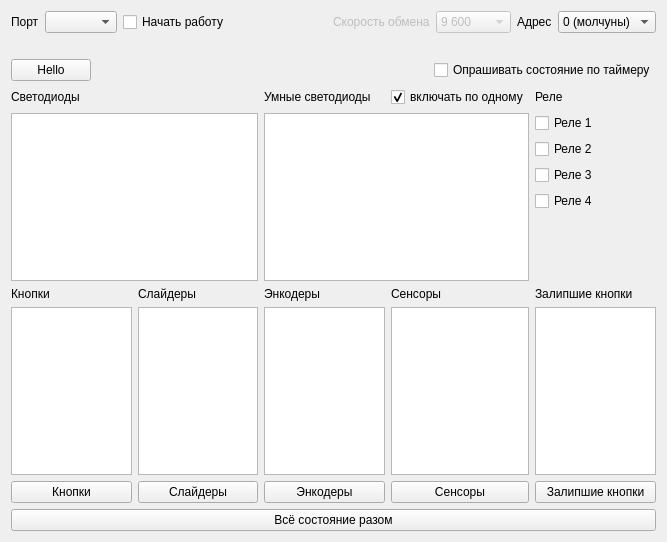
<?xml version="1.0" encoding="UTF-8"?>
<ui version="4.0">
 <class>MainWindow</class>
 <widget class="QMainWindow" name="MainWindow">
  <property name="geometry">
   <rect>
    <x>0</x>
    <y>0</y>
    <width>667</width>
    <height>542</height>
   </rect>
  </property>
  <property name="windowTitle">
   <string>Quest Room Control</string>
  </property>
  <widget class="QWidget" name="centralWidget">
   <layout class="QVBoxLayout" name="verticalLayout">
    <item>
     <layout class="QHBoxLayout" name="horizontalLayout_1">
      <item>
       <widget class="QLabel" name="labelPort">
        <property name="text">
         <string>Порт</string>
        </property>
       </widget>
      </item>
      <item>
       <widget class="QComboBox" name="comboBoxPort"/>
      </item>
      <item>
       <widget class="QCheckBox" name="checkBoxPortStart">
        <property name="text">
         <string>Начать работу</string>
        </property>
       </widget>
      </item>
      <item>
       <spacer name="horizontalSpacer_1">
        <property name="orientation">
         <enum>Qt::Horizontal</enum>
        </property>
        <property name="sizeHint" stdset="0">
         <size>
          <width>40</width>
          <height>20</height>
         </size>
        </property>
       </spacer>
      </item>
      <item>
       <widget class="QLabel" name="labelBaudRate">
        <property name="enabled">
         <bool>false</bool>
        </property>
        <property name="text">
         <string>Скорость обмена</string>
        </property>
       </widget>
      </item>
      <item>
       <widget class="QComboBox" name="comboBoxBaudRate">
        <property name="enabled">
         <bool>false</bool>
        </property>
        <item>
         <property name="text">
          <string>9 600</string>
         </property>
        </item>
        <item>
         <property name="text">
          <string>14 400</string>
         </property>
        </item>
        <item>
         <property name="text">
          <string>19 200</string>
         </property>
        </item>
        <item>
         <property name="text">
          <string>28 800</string>
         </property>
        </item>
        <item>
         <property name="text">
          <string>38 400</string>
         </property>
        </item>
        <item>
         <property name="text">
          <string>57 600</string>
         </property>
        </item>
        <item>
         <property name="text">
          <string>76 800</string>
         </property>
        </item>
        <item>
         <property name="text">
          <string>115 200</string>
         </property>
        </item>
       </widget>
      </item>
      <item>
       <widget class="QLabel" name="labelAddress">
        <property name="text">
         <string>Адрес</string>
        </property>
       </widget>
      </item>
      <item>
       <widget class="QComboBox" name="comboBoxAddress">
        <item>
         <property name="text">
          <string>0 (молчуны)</string>
         </property>
        </item>
        <item>
         <property name="text">
          <string>1</string>
         </property>
        </item>
        <item>
         <property name="text">
          <string>2</string>
         </property>
        </item>
        <item>
         <property name="text">
          <string>3</string>
         </property>
        </item>
        <item>
         <property name="text">
          <string>4</string>
         </property>
        </item>
        <item>
         <property name="text">
          <string>5</string>
         </property>
        </item>
        <item>
         <property name="text">
          <string>6</string>
         </property>
        </item>
        <item>
         <property name="text">
          <string>7</string>
         </property>
        </item>
        <item>
         <property name="text">
          <string>8</string>
         </property>
        </item>
        <item>
         <property name="text">
          <string>9</string>
         </property>
        </item>
        <item>
         <property name="text">
          <string>10</string>
         </property>
        </item>
        <item>
         <property name="text">
          <string>11</string>
         </property>
        </item>
        <item>
         <property name="text">
          <string>12</string>
         </property>
        </item>
        <item>
         <property name="text">
          <string>13</string>
         </property>
        </item>
        <item>
         <property name="text">
          <string>14</string>
         </property>
        </item>
        <item>
         <property name="text">
          <string>Всем</string>
         </property>
        </item>
       </widget>
      </item>
     </layout>
    </item>
    <item>
     <widget class="QLabel" name="labelErrorResult">
      <property name="text">
       <string/>
      </property>
     </widget>
    </item>
    <item>
     <layout class="QHBoxLayout" name="horizontalLayout_2">
      <item>
       <widget class="QPushButton" name="pushButtonHello">
        <property name="text">
         <string>Hello</string>
        </property>
       </widget>
      </item>
      <item>
       <spacer name="horizontalSpacer_2">
        <property name="orientation">
         <enum>Qt::Horizontal</enum>
        </property>
        <property name="sizeHint" stdset="0">
         <size>
          <width>40</width>
          <height>20</height>
         </size>
        </property>
       </spacer>
      </item>
      <item>
       <widget class="QCheckBox" name="checkBoxTimer">
        <property name="text">
         <string>Опрашивать состояние по таймеру</string>
        </property>
       </widget>
      </item>
     </layout>
    </item>
    <item>
     <layout class="QGridLayout" name="gridLayout">
      <item row="0" column="0" colspan="2">
       <widget class="QLabel" name="labelLEDs">
        <property name="text">
         <string>Светодиоды</string>
        </property>
       </widget>
      </item>
      <item row="0" column="2">
       <widget class="QLabel" name="labelSmartLEDs">
        <property name="text">
         <string>Умные светодиоды</string>
        </property>
       </widget>
      </item>
      <item row="0" column="3">
       <widget class="QCheckBox" name="checkBoxSmartLedOne">
        <property name="text">
         <string>включать по одному</string>
        </property>
        <property name="checked">
         <bool>true</bool>
        </property>
       </widget>
      </item>
      <item row="0" column="4">
       <widget class="QLabel" name="labelRelays">
        <property name="text">
         <string>Реле</string>
        </property>
       </widget>
      </item>
      <item row="1" column="0" rowspan="5" colspan="2">
       <widget class="QTableView" name="tableViewLeds">
        <property name="showDropIndicator" stdset="0">
         <bool>false</bool>
        </property>
        <property name="dragDropOverwriteMode">
         <bool>false</bool>
        </property>
        <property name="selectionMode">
         <enum>QAbstractItemView::NoSelection</enum>
        </property>
        <property name="wordWrap">
         <bool>false</bool>
        </property>
        <property name="cornerButtonEnabled">
         <bool>false</bool>
        </property>
        <attribute name="verticalHeaderVisible">
         <bool>false</bool>
        </attribute>
       </widget>
      </item>
      <item row="1" column="2" rowspan="5" colspan="2">
       <widget class="QTableView" name="tableViewSmartLeds">
        <property name="showDropIndicator" stdset="0">
         <bool>false</bool>
        </property>
        <property name="dragDropOverwriteMode">
         <bool>false</bool>
        </property>
        <property name="selectionMode">
         <enum>QAbstractItemView::NoSelection</enum>
        </property>
        <property name="wordWrap">
         <bool>false</bool>
        </property>
        <property name="cornerButtonEnabled">
         <bool>false</bool>
        </property>
        <attribute name="verticalHeaderVisible">
         <bool>false</bool>
        </attribute>
       </widget>
      </item>
      <item row="1" column="4">
       <widget class="QCheckBox" name="checkBoxRelay0">
        <property name="text">
         <string>Реле 1</string>
        </property>
       </widget>
      </item>
      <item row="2" column="4">
       <widget class="QCheckBox" name="checkBoxRelay1">
        <property name="text">
         <string>Реле 2</string>
        </property>
       </widget>
      </item>
      <item row="3" column="4">
       <widget class="QCheckBox" name="checkBoxRelay2">
        <property name="text">
         <string>Реле 3</string>
        </property>
       </widget>
      </item>
      <item row="4" column="4">
       <widget class="QCheckBox" name="checkBoxRelay3">
        <property name="text">
         <string>Реле 4</string>
        </property>
       </widget>
      </item>
      <item row="5" column="4">
       <spacer name="verticalSpacer">
        <property name="orientation">
         <enum>Qt::Vertical</enum>
        </property>
        <property name="sizeHint" stdset="0">
         <size>
          <width>20</width>
          <height>40</height>
         </size>
        </property>
       </spacer>
      </item>
      <item row="6" column="0">
       <widget class="QLabel" name="labelKeys">
        <property name="text">
         <string>Кнопки</string>
        </property>
       </widget>
      </item>
      <item row="6" column="1">
       <widget class="QLabel" name="labelSliders">
        <property name="text">
         <string>Слайдеры</string>
        </property>
       </widget>
      </item>
      <item row="6" column="2">
       <widget class="QLabel" name="labelEncoders">
        <property name="text">
         <string>Энкодеры</string>
        </property>
       </widget>
      </item>
      <item row="6" column="3">
       <widget class="QLabel" name="labelSensors">
        <property name="text">
         <string>Сенсоры</string>
        </property>
       </widget>
      </item>
      <item row="6" column="4">
       <widget class="QLabel" name="labelStikyKeys">
        <property name="text">
         <string>Залипшие кнопки</string>
        </property>
       </widget>
      </item>
      <item row="7" column="0">
       <widget class="QListWidget" name="listKeys"/>
      </item>
      <item row="7" column="1">
       <widget class="QListWidget" name="listSliders"/>
      </item>
      <item row="7" column="2">
       <widget class="QListWidget" name="listEncoders"/>
      </item>
      <item row="7" column="3">
       <widget class="QListWidget" name="listSensors"/>
      </item>
      <item row="7" column="4">
       <widget class="QListWidget" name="listStikyKeys"/>
      </item>
      <item row="8" column="0">
       <widget class="QPushButton" name="pushButtonKeys">
        <property name="text">
         <string>Кнопки</string>
        </property>
       </widget>
      </item>
      <item row="8" column="1">
       <widget class="QPushButton" name="pushButtonSliders">
        <property name="text">
         <string>Слайдеры</string>
        </property>
       </widget>
      </item>
      <item row="8" column="2">
       <widget class="QPushButton" name="pushButtonEncoders">
        <property name="text">
         <string>Энкодеры</string>
        </property>
       </widget>
      </item>
      <item row="8" column="3">
       <widget class="QPushButton" name="pushButtonSensors">
        <property name="text">
         <string>Сенсоры</string>
        </property>
       </widget>
      </item>
      <item row="8" column="4">
       <widget class="QPushButton" name="pushButtonStikyKeys">
        <property name="text">
         <string>Залипшие кнопки</string>
        </property>
       </widget>
      </item>
      <item row="9" column="0" colspan="5">
       <widget class="QPushButton" name="pushButtonState">
        <property name="text">
         <string>Всё состояние разом</string>
        </property>
       </widget>
      </item>
     </layout>
    </item>
   </layout>
  </widget>
 </widget>
 <layoutdefault spacing="6" margin="11"/>
 <resources/>
 <connections/>
</ui>
